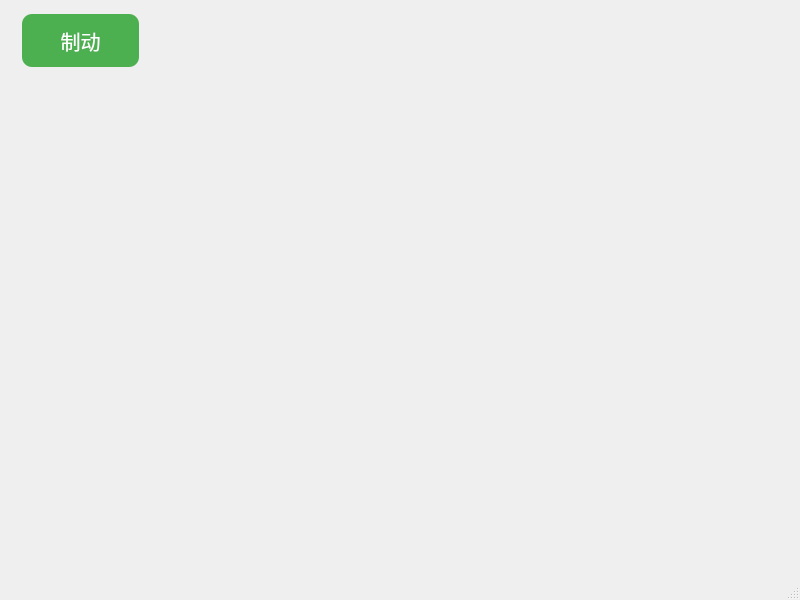
<?xml version="1.0" encoding="UTF-8"?>
<ui version="4.0">
 <class>MainWindow</class>
 <widget class="QMainWindow" name="MainWindow">
  <property name="geometry">
   <rect>
    <x>0</x>
    <y>0</y>
    <width>800</width>
    <height>600</height>
   </rect>
  </property>
  <property name="windowTitle">
   <string>MainWindow</string>
  </property>
  <widget class="QWidget" name="centralwidget">
   <widget class="QPushButton" name="pushButton_stop">
    <property name="geometry">
     <rect>
      <x>20</x>
      <y>10</y>
      <width>121</width>
      <height>61</height>
     </rect>
    </property>
    <property name="styleSheet">
     <string notr="true">QPushButton {
                background-color: #4CAF50; /* Green */
                border: none;
                color: white;
                padding: 15px 32px;
                text-align: center;
                text-decoration: none;
                display: inline-block;
                font-size: 20px;
                margin: 4px 2px;
                cursor: pointer;
                border-radius: 10px;
            }

            QPushButton:hover {
                background-color: #45a049; /* Darker Green */
            }

            QPushButton:pressed {
                background-color: #2980B9; /* Blue */
            }</string>
    </property>
    <property name="text">
     <string>制动</string>
    </property>
   </widget>
  </widget>
  <widget class="QMenuBar" name="menubar">
   <property name="geometry">
    <rect>
     <x>0</x>
     <y>0</y>
     <width>800</width>
     <height>23</height>
    </rect>
   </property>
  </widget>
  <widget class="QStatusBar" name="statusbar"/>
 </widget>
 <resources/>
 <connections/>
</ui>
